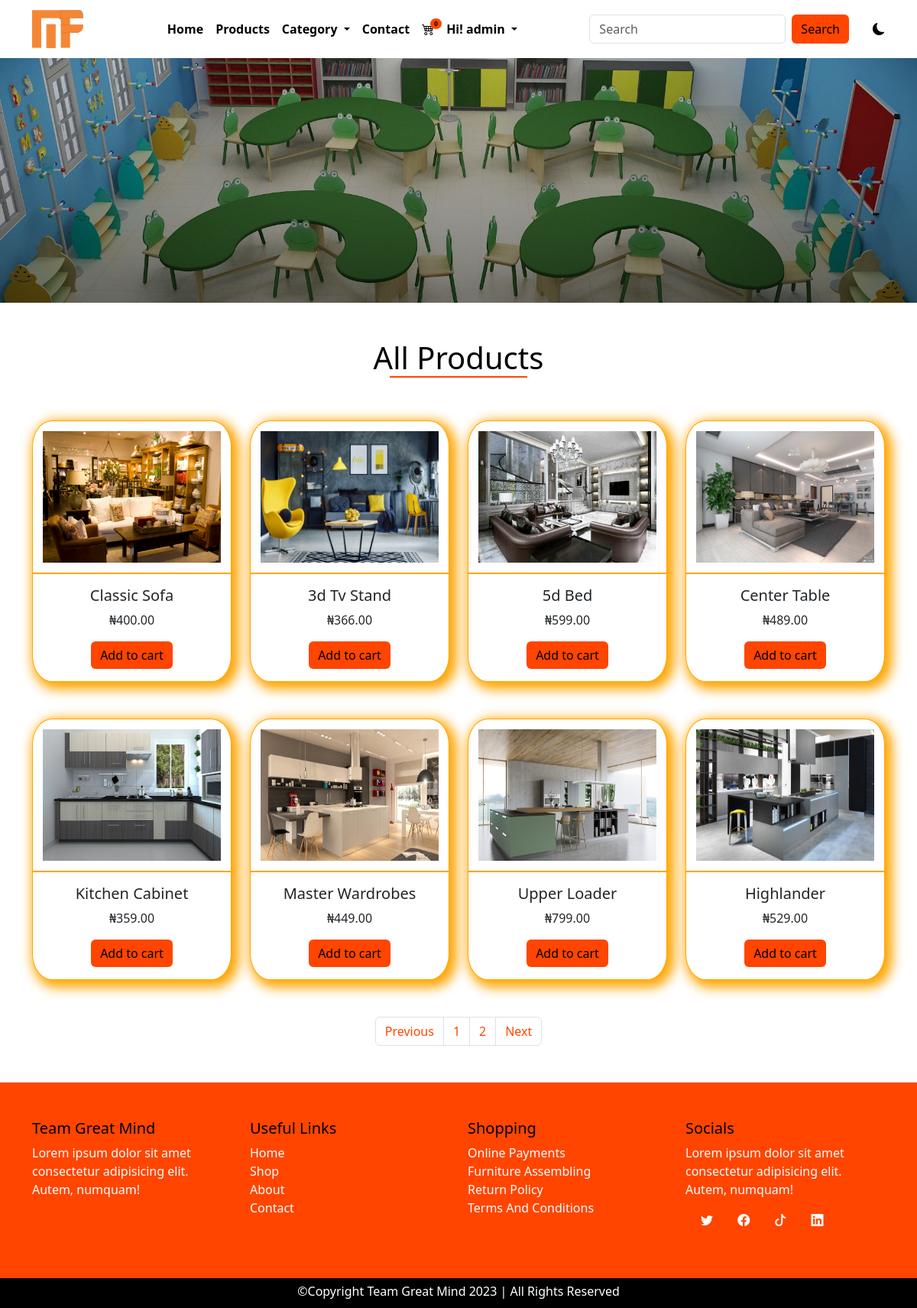
/products (signed in), run on the app's committed database.
### main/models.py (models this page shows, shortened)
class AppInfo(models.Model):
    appname = models.CharField(max_length=50)
    logo = models.ImageField(upload_to='logo')
    carousel1 = models.ImageField(upload_to='carousel')
    carousel2 = models.ImageField(upload_to='carousel')
    carousel3 = models.ImageField(upload_to='carousel')
    banner = models.ImageField(upload_to='banner')
    copyright = models.IntegerField()

class Product(models.Model):
    category = models.ForeignKey(Category, on_delete=models.CASCADE)
    name = models.CharField(max_length=50)
    slug = models.SlugField(unique=True)
    pix = models.ImageField(upload_to='pix')
    price = models.DecimalField(max_digits=5, decimal_places=2)
    discount_price = models.DecimalField(max_digits=5, decimal_places=2, blank=True, null=True)
    description = models.TextField()
    featured = models.BooleanField(default=False)
    uploaded = models.DateField(auto_now=True)
    edited = models.DateField(auto_now_add=True)

### main/views.py (the view)
# urls.py: path('products', views.products, name='products'),
def products(request):
    allprod = Product.objects.all()
    p = Paginator(allprod, 8)
    page = request.GET.get('page')
    pagin = p.get_page(page)
    context = {
        'pagin':pagin
    }
    return render(request, 'products.html', context)

### main/context_processor.py (called while the page is built)
def dropdown(request):
    info = AppInfo.objects.get(pk=1)
    fdog = Category.objects.all()
    context = {
        'info':info,
        'fdog':fdog,
    }
    return context

def cartcount(request):
    count = Cart.objects.filter(user__username = request.user.username, paid=False)
    itemcount = 0
    for item in count:
        itemcount += item.quantity
    context = {
        'itemcount':itemcount
    }
    return context

### main/templates/products.html (shortened to what this page needs)
{% extends 'base.html' %}
{% block header %} {% include 'header.html' %} {% endblock header %}
{% block banner %} {% include 'banner.html' %} {% endblock banner %}
{% block content %}
<div class="container">
  <div class="row mt-5 mb-5">
    <h1 class="title">All Products</h1>
    {% for item in pagin %}
      <div class="col-12 col-md-6 col-lg-3 mt-5 product">
        <div class="card">
          <a href="/detail.html"><img src="{{item.pix.url}}" class="card-img-top" alt="..."></a>
          <div class="card-body">
            <h5 class="card-title">{{item.name|title}}</h5>
            <p class="card-text">₦{{item.price}}</p>
            <form action="{% url 'add_to_cart' %}" method="POST">
              <button type="submit" class="btn btn-warning">Add to cart</button>
            </form>
          </div>
        </div>
      </div>
    {% endfor %}
  </div>
  <nav aria-label="Page navigation example">
    <ul class="pagination justify-content-center mb-5">
      {% if pagin.has_previous %}
        <li class="page-item"><a class="page-link" href="?page={{pagin.previous_page_number}}">Previous</a></li>
      {% else %}
        <li class="page-item"><a class="page-link" href="?page=1">Previous</a></li>
      {% endif %}
      {% for item in pagin.paginator.page_range %}
        {% if pagin.number == item %}
          <li class="page-item"><a class="page-link" href="#">{{item}}</a></li>
        {% else %}
          <li class="page-item"><a class="page-link" href="?page={{item}}">{{item}}</a></li>
        {% endif %}
      {% endfor %}
      {% if pagin.has_next %}
        <li class="page-item"><a class="page-link" href="?page={{pagin.next_page_number}}">Next</a></li>
      {% else %}
        <li class="page-item"><a class="page-link" href="?page={{pagin.paginator.num_pages}}">Next</a></li>
      {% endif %}
    </ul>
  </nav>
</div>
{% endblock content %}
{% block footer %} {% include 'footer.html' %} {% endblock footer %}

### main/templates/header.html (shortened to what this page needs)
<nav class="navbar navbar-expand-lg">
    <div class="container">
        <a class="navbar-brand" href="#"><img src="{{info.logo.url}}" alt="" style="height: 50px;"></a>
        <div class="collapse navbar-collapse" id="navbarSupportedContent">
        <ul class="navbar-nav mx-auto mb-2 mb-lg-0">
            {% if user.is_authenticated %}
            <li class="nav-item">
                <a class="nav-link" aria-current="page" href="{% url 'home' %}">Home</a>
            </li>
            <li class="nav-item">
                <a class="nav-link" href="{% url 'products' %}">Products</a>
            </li>
            <li class="nav-item dropdown">
                <a class="nav-link dropdown-toggle" href="#" role="button" data-bs-toggle="dropdown" aria-expanded="false">
                    Category
                </a>
            </li>
            <li class="nav-item">
                <a class="nav-link" href="{% url 'contact' %}">Contact</a>
            </li>
            <li class="nav-item">
                <a class="nav-link" href="{% url 'cart' %}">
                    <div class="wrapper">
                        <i class="bi bi-cart4"></i>
                        <span class="badge">{{itemcount}}</span>
                    </div>
                </a>
            </li>
            <li class="nav-item dropdown">
                <a class="nav-link dropdown-toggle" href="#" role="button" data-bs-toggle="dropdown" aria-expanded="false">
                    <span>Hi! {{user.username}}</span>
                </a>
            </li>
            {% endif %}
        </ul>
        <form class="d-flex search" role="search" action="{% url 'search' %}" method="POST">
            <input class="form-control me-2" name="search" type="search" placeholder="Search" aria-label="Search">
            <button class="btn btn-outline-success" type="submit">Search</button>
        </form>
        <div class="samson">
          <i class="bi bi-moon-fill"></i>
        </div>
        </div>
    </div>
</nav>

### main/static/css/style.css (style rules this page uses)
* { padding: 0%; margin: 0%; box-sizing: border-box; }
.samson { margin-left: 3%; cursor: pointer; }
:root { --bg: white; --icon: black; --text: black; }
body { background: var(--bg) !important; color: var(--text) !important; overflow: hidden; }
.navbar { background: var(--bg) !important; }
.navbar-nav a { color: var(--text); font-weight: 600; }
.wrapper { position: relative; }
.wrapper span { position: absolute; background-color: orangered; right: -10px; top: -2px; font-size: 8px; border-radius: 50%; color: black; }
.search button { background-color: orangered; border: none; color: black; font-weight: 500; }
.title { text-transform: capitalize; text-align: center; }
.title::after { content: ''; display: block; width: 180px; height: 2px; background-color: orangered; margin-left: auto; margin-right: auto; }
.product .card { border: 1px solid orange; border-radius: 10%; box-shadow: 5px 5px 15px 5px orange; transition: 1s; }
.product img { padding: 5%; height: 200px; border-bottom: 2px solid orange; }
.product .card-body { text-align: center; }
.product .btn { background-color: orangered; border: none; }
.pagination a { color: orangered; font-weight: 500; }

### data on the page
AppInfo: logo (picture)
Product: pix (picture), name "Classic Sofa", price "400.00"
Product: pix (picture), name "3d Tv Stand", price "366.00"
Product: pix (picture), name "5d Bed", price "599.00"
Product: pix (picture), name "Center Table", price "489.00"
Product: pix (picture), name "Kitchen Cabinet", price "359.00"
Product: pix (picture), name "Master Wardrobes", price "449.00"
Product: pix (picture), name "Upper Loader", price "799.00"
Product: pix (picture), name "Highlander", price "529.00"

### other printed values
{{ itemcount }} "0"
{{ user.username }} "admin"
{{ item }} "1"
{{ item }} "2"
